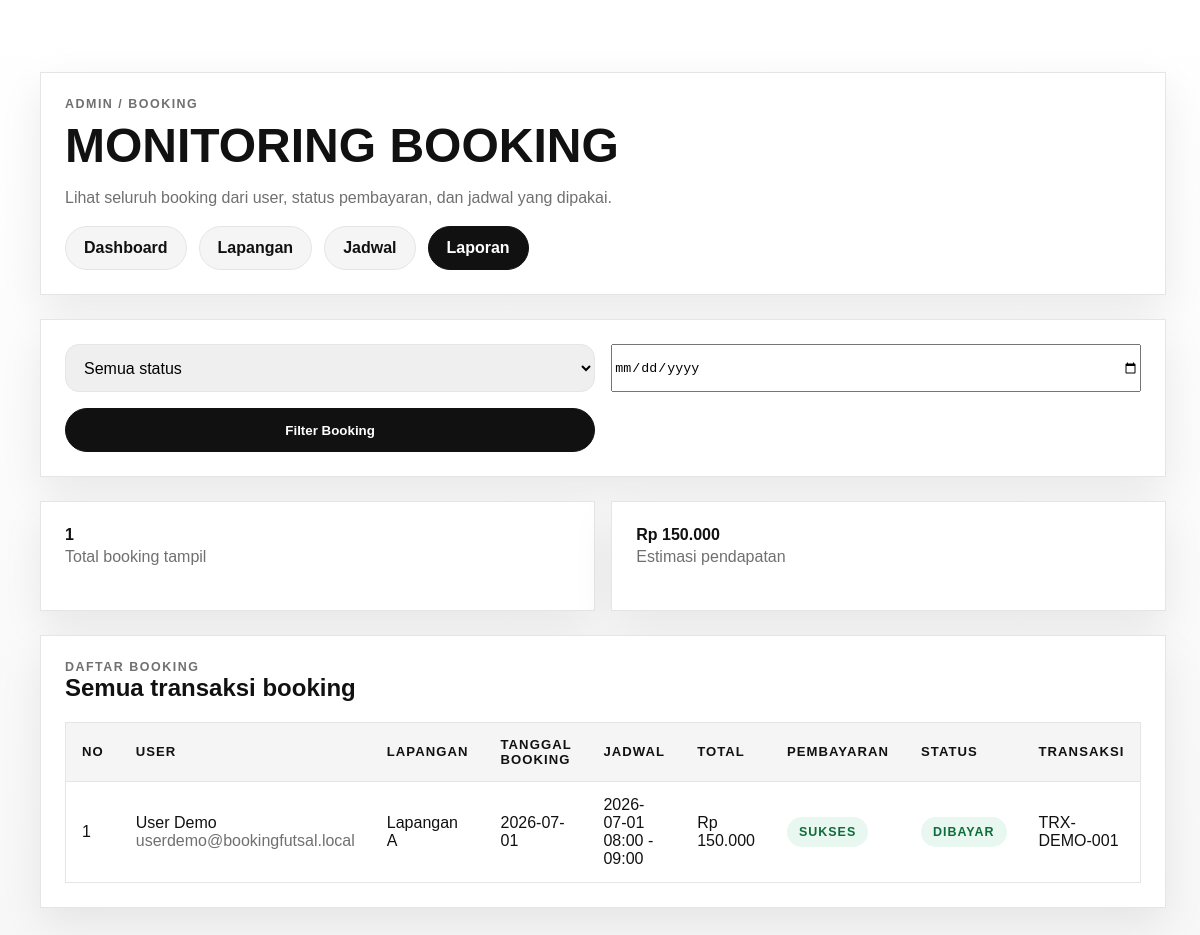
The page /admin/booking.php (signed in) on the database its author committed.
### tables this page shows
CREATE TABLE IF NOT EXISTS booking (
  id INT AUTO_INCREMENT PRIMARY KEY,
  user_id INT NOT NULL,
  lapangan_id INT NOT NULL,
  jadwal_id INT NOT NULL,
  tanggal_booking DATE NOT NULL,
  total_harga INT NOT NULL,
  status ENUM('pending', 'dibayar', 'selesai', 'batal') NOT NULL DEFAULT 'pending',
  CONSTRAINT fk_booking_user
    FOREIGN KEY (user_id) REFERENCES users(id)
    ON UPDATE CASCADE
    ON DELETE RESTRICT,
  CONSTRAINT fk_booking_lapangan
    FOREIGN KEY (lapangan_id) REFERENCES lapangan(id)
    ON UPDATE CASCADE
    ON DELETE RESTRICT,
  CONSTRAINT fk_booking_jadwal
    FOREIGN KEY (jadwal_id) REFERENCES jadwal(id)
    ON UPDATE CASCADE
    ON DELETE RESTRICT,
  INDEX idx_booking_user_status (user_id, status),
  INDEX idx_booking_tanggal (tanggal_booking)
);

CREATE TABLE IF NOT EXISTS users (
  id INT AUTO_INCREMENT PRIMARY KEY,
  name VARCHAR(100) NOT NULL,
  email VARCHAR(100) NOT NULL UNIQUE,
  password VARCHAR(255) NOT NULL,
  role ENUM('admin', 'user') NOT NULL DEFAULT 'user',
  created_at TIMESTAMP NOT NULL DEFAULT CURRENT_TIMESTAMP
);

CREATE TABLE IF NOT EXISTS lapangan (
  id INT AUTO_INCREMENT PRIMARY KEY,
  nama_lapangan VARCHAR(100) NOT NULL,
  harga_per_jam INT NOT NULL,
  status ENUM('tersedia', 'maintenance') NOT NULL DEFAULT 'tersedia'
);

CREATE TABLE IF NOT EXISTS jadwal (
  id INT AUTO_INCREMENT PRIMARY KEY,
  lapangan_id INT NOT NULL,
  tanggal DATE NOT NULL,
  jam_mulai TIME NOT NULL,
  jam_selesai TIME NOT NULL,
  status ENUM('tersedia', 'dibooking') NOT NULL DEFAULT 'tersedia',
  CONSTRAINT fk_jadwal_lapangan
    FOREIGN KEY (lapangan_id) REFERENCES lapangan(id)
    ON UPDATE CASCADE
    ON DELETE RESTRICT,
  INDEX idx_jadwal_lapangan_tanggal (lapangan_id, tanggal)
);

CREATE TABLE IF NOT EXISTS pembayaran (
  id INT AUTO_INCREMENT PRIMARY KEY,
  booking_id INT NOT NULL,
  metode VARCHAR(50) NOT NULL,
  status ENUM('pending', 'sukses', 'gagal') NOT NULL DEFAULT 'pending',
  transaction_id VARCHAR(100) DEFAULT NULL,
  created_at TIMESTAMP NOT NULL DEFAULT CURRENT_TIMESTAMP,
  CONSTRAINT fk_pembayaran_booking
    FOREIGN KEY (booking_id) REFERENCES booking(id)
    ON UPDATE CASCADE
    ON DELETE CASCADE,
  UNIQUE KEY uq_pembayaran_transaction_id (transaction_id),
  INDEX idx_pembayaran_booking_status (booking_id, status)
);

### admin/booking.php (the view, shortened to what this page needs)
<?php
require_once __DIR__ . '/../config/koneksi.php';
if (!function_exists('render_status_badge')) {
  function render_status_badge(string $status): string
  {
    $normalized = strtolower(trim($status));
    $classMap = [
      'pending' => 'status-badge status-pending',
      'dibayar' => 'status-badge status-success',
      'sukses' => 'status-badge status-success',
      'selesai' => 'status-badge status-info',
      'batal' => 'status-badge status-failed',
      'gagal' => 'status-badge status-failed',
    ];
    $class = $classMap[$normalized] ?? 'status-badge status-info';
    return '<span class="' . $class . '">' . htmlspecialchars($status, ENT_QUOTES, 'UTF-8') . '</span>';
  }
}
$tanggalFilter = trim($_GET['tanggal'] ?? '');
$sql = 'SELECT b.id, u.name AS user_name, u.email, l.nama_lapangan, j.tanggal, j.jam_mulai, j.jam_selesai, b.total_harga, b.status, b.tanggal_booking, p.status AS payment_status, p.transaction_id
        FROM booking b
        INNER JOIN users u ON u.id = b.user_id
        INNER JOIN lapangan l ON l.id = b.lapangan_id
        INNER JOIN jadwal j ON j.id = b.jadwal_id
  INNER JOIN pembayaran p ON p.booking_id = b.id
        WHERE 1=1';
$params = [];
$sql .= ' ORDER BY b.id DESC';
$stmt = $pdo->prepare($sql);
$stmt->execute($params);
$bookingList = $stmt->fetchAll();
$totalBooking = count($bookingList);
$totalPendapatan = array_reduce($bookingList, static function (int $carry, array $item): int {
    return in_array($item['status'], ['dibayar', 'selesai'], true) ? $carry + (int) $item['total_harga'] : $carry;
}, 0);
require_once __DIR__ . '/../includes/header.php';
?>
<div class="container hero">
  <div class="grid" style="gap: 24px;">
    <div class="card">
      <div class="kicker">Admin / Booking</div>
      <h1 style="font-size: clamp(2rem, 4vw, 3.2rem);">Monitoring booking</h1>
      <p class="muted">Lihat seluruh booking dari user, status pembayaran, dan jadwal yang dipakai.</p>
      <div class="nav">
        <a class="pill secondary" href="dashboard_admin.php">Dashboard</a>
        <a class="pill secondary" href="lapangan.php">Lapangan</a>
        <a class="pill secondary" href="jadwal.php">Jadwal</a>
        <a class="pill" href="laporan.php">Laporan</a>
      </div>
    </div>
    <section class="card">
      <form class="grid two" method="get">
        <select name="status" style="min-height: 48px; padding: 0 14px; border: 1px solid #e5e5e5; border-radius: 14px; font: inherit;">
          <option value="">Semua status</option>
        </select>
        <input type="date" name="tanggal" value="<?php echo htmlspecialchars($tanggalFilter, ENT_QUOTES, 'UTF-8'); ?>">
        <button class="button" type="submit">Filter Booking</button>
      </form>
    </section>
    <div class="grid two">
      <div class="card">
        <strong><?php echo $totalBooking; ?></strong>
        <p class="muted">Total booking tampil</p>
      </div>
      <div class="card">
        <strong>Rp <?php echo number_format($totalPendapatan, 0, ',', '.'); ?></strong>
        <p class="muted">Estimasi pendapatan</p>
      </div>
    </div>
    <section class="card">
      <div class="kicker">Daftar Booking</div>
      <h2>Semua transaksi booking</h2>
      <div style="overflow-x: auto;">
        <table class="table">
          <thead>
            <tr>
              <th>No</th>
              <th>User</th>
              <th>Lapangan</th>
              <th>Tanggal Booking</th>
              <th>Jadwal</th>
              <th>Total</th>
              <th>Pembayaran</th>
              <th>Status</th>
              <th>Transaksi</th>
            </tr>
          </thead>
          <tbody>
            <?php if (empty($bookingList)): ?>
              <tr>
                <td colspan="9" class="muted">Belum ada booking yang sesuai filter.</td>
              </tr>
            <?php else: ?>
              <?php foreach ($bookingList as $index => $booking): ?>
                <tr>
                  <td><?php echo $index + 1; ?></td>
                  <td>
                    <?php echo htmlspecialchars($booking['user_name'], ENT_QUOTES, 'UTF-8'); ?><br>
                    <span class="muted"><?php echo htmlspecialchars($booking['email'], ENT_QUOTES, 'UTF-8'); ?></span>
                  </td>
                  <td><?php echo htmlspecialchars($booking['nama_lapangan'], ENT_QUOTES, 'UTF-8'); ?></td>
                  <td><?php echo htmlspecialchars($booking['tanggal_booking'], ENT_QUOTES, 'UTF-8'); ?></td>
                  <td><?php echo htmlspecialchars($booking['tanggal'], ENT_QUOTES, 'UTF-8'); ?><br><?php echo htmlspecialchars(substr($booking['jam_mulai'], 0, 5) . ' - ' . substr($booking['jam_selesai'], 0, 5), ENT_QUOTES, 'UTF-8'); ?></td>
                  <td>Rp <?php echo number_format((int) $booking['total_harga'], 0, ',', '.'); ?></td>
                  <td><?php echo render_status_badge($booking['payment_status']); ?></td>
                  <td><?php echo render_status_badge($booking['status']); ?></td>
                  <td><?php echo htmlspecialchars((string) $booking['transaction_id'], ENT_QUOTES, 'UTF-8'); ?></td>
                </tr>
              <?php endforeach; ?>
            <?php endif; ?>
          </tbody>
        </table>
      </div>
    </section>
  </div>
</div>
<?php require_once __DIR__ . '/../includes/footer.php'; ?>

### assets/css/style.css (style rules this page uses)
:root { --ink: #111111; --canvas: #ffffff; --soft-cloud: #f5f5f5; --hairline: #e5e5e5; --muted: #707072; --sale: #d30005; --radius: 9999px; --shadow: 0 16px 40px rgba(17, 17, 17, 0.08); --font-sans: Arial, Helvetica, sans-serif; }
* { box-sizing: border-box; }
body { margin: 0; font-family: var(--font-sans); background: linear-gradient(180deg, #ffffff 0%, #f7f7f7 100%); color: var(--ink); }
a { color: inherit; text-decoration: none; }
.container { width: min(1120px, calc(100% - 32px)); margin: 0 auto; }
.nav { display: flex; gap: 12px; flex-wrap: wrap; }
.pill, .button { display: inline-flex; align-items: center; justify-content: center; min-height: 44px; padding: 0 18px; border-radius: var(--radius); border: 1px solid var(--ink); background: var(--ink); color: #fff; font-weight: 700; transition: transform 160ms ease, box-shadow 160ms ease, background-color 160ms ease, color 160ms ease, border-color 160ms ease; }
.button.secondary, .pill.secondary { background: var(--soft-cloud); color: var(--ink); border-color: var(--hairline); }
.hero { padding: 72px 0 56px; }
.card { background: #fff; border: 1px solid var(--hairline); box-shadow: var(--shadow); padding: 24px; transition: transform 180ms ease, box-shadow 180ms ease, border-color 180ms ease; }
.table tbody tr { transition: background-color 150ms ease; }
.kicker { text-transform: uppercase; letter-spacing: 0.12em; color: var(--muted); font-size: 0.78rem; font-weight: 700; }
h1, h2, h3, p { margin-top: 0; }
h1 { font-size: clamp(2.5rem, 6vw, 5rem); line-height: 0.95; text-transform: uppercase; margin: 12px 0 16px; }
p { line-height: 1.6; color: #2f2f31; }
.grid { display: grid; gap: 16px; }
.grid.two { grid-template-columns: repeat(2, minmax(0, 1fr)); }
.table { width: 100%; border-collapse: collapse; background: #fff; border: 1px solid var(--hairline); }
.table th, .table td { padding: 14px 16px; text-align: left; border-bottom: 1px solid var(--hairline); }
.table th { background: var(--soft-cloud); font-size: 0.82rem; text-transform: uppercase; letter-spacing: 0.08em; }
.muted { color: var(--muted); }
.status-badge { display: inline-flex; align-items: center; justify-content: center; min-height: 30px; padding: 0 12px; border-radius: var(--radius); font-size: 0.78rem; font-weight: 700; text-transform: uppercase; letter-spacing: 0.08em; }
.status-success { background: #e8f7ef; color: #0f6b3b; }

### rows shown on the page
booking: totalPendapatan "150.000", user.name "User Demo", user.email "userdemo@bookingfutsal.local", lapangan.nama_lapangan "Lapangan A", tanggal_booking "2026-07-01", jadwal.tanggal "2026-07-01", jadwal.jam_selesai "08:00 - 09:00", total_harga "150.000", pembayaran.status "SUKSES DIBAYAR", pembayaran.transaction_id "TRX-DEMO-001"

### other values the page prints
$totalBooking "1"
